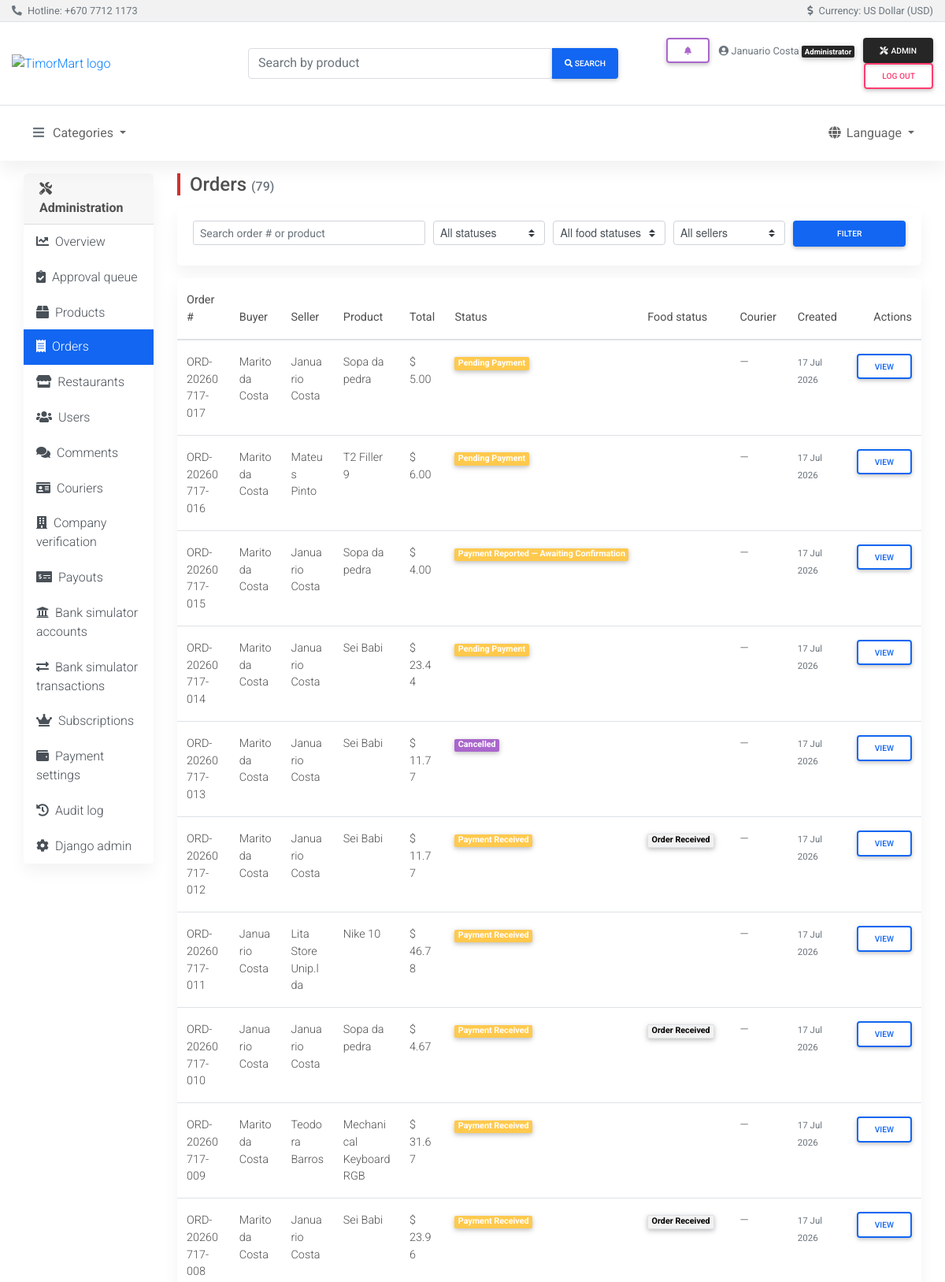
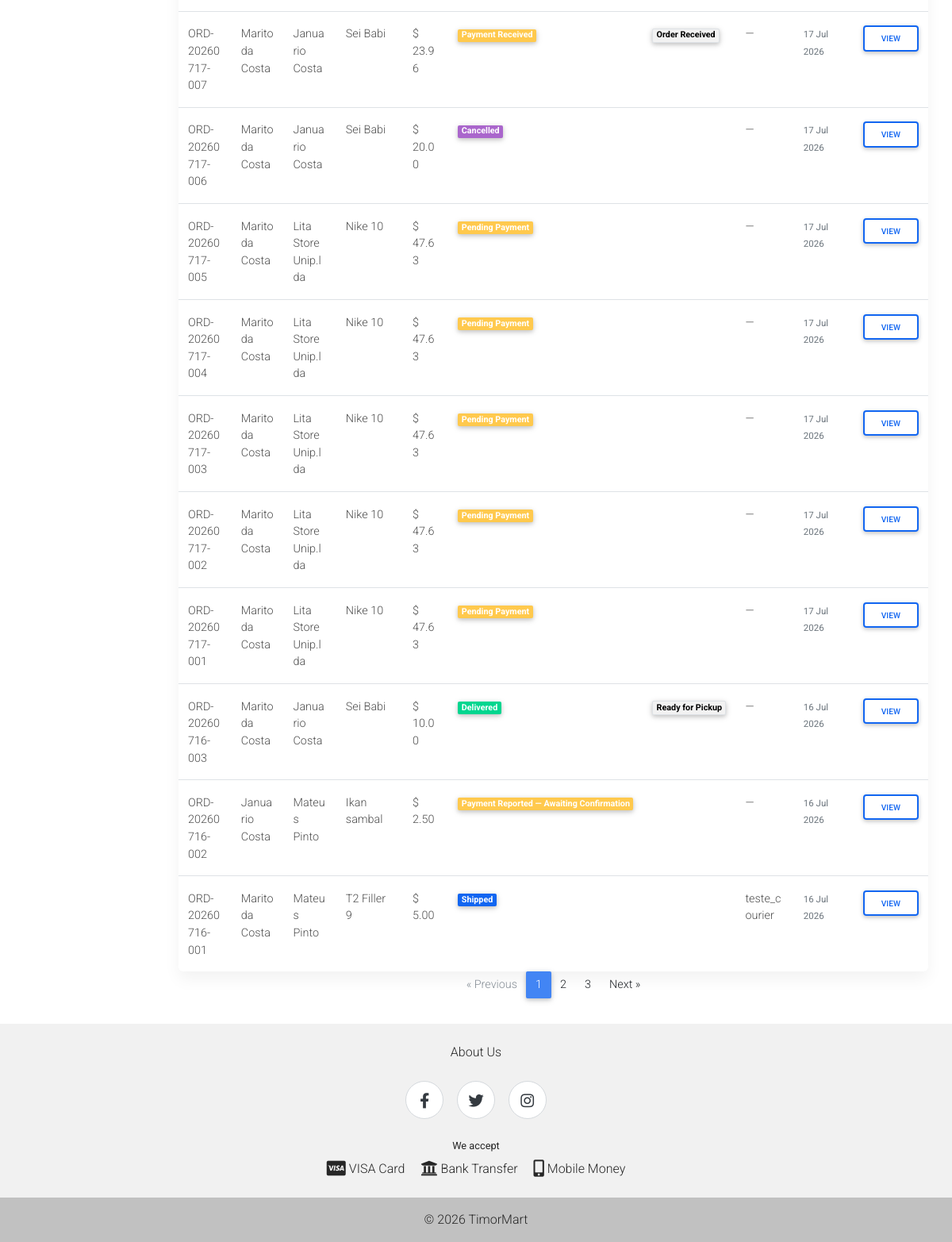
Screenshot of /dashboard/orders/ (signed in) with the database file from the repository (2 pictures, top to bottom).
### olretail/payment_models.py (models this page shows, shortened)
class Order(models.Model):
    order_number = models.CharField(max_length=20, unique=True)
    buyer = models.ForeignKey(User, on_delete=models.PROTECT, related_name='orders')
    seller = models.ForeignKey('olretail.Seller', on_delete=models.PROTECT)
    product = models.ForeignKey('olretail.Product', on_delete=models.PROTECT)
    quantity = models.PositiveIntegerField()
    price_per_unit = models.DecimalField(max_digits=13, decimal_places=2)
    subtotal = models.DecimalField(max_digits=13, decimal_places=2)
    commission_amount = models.DecimalField(max_digits=13, decimal_places=2, default=0)
    payment_fee = models.DecimalField(max_digits=13, decimal_places=2, default=0)
    delivery_fee = models.DecimalField(max_digits=13, decimal_places=2, default=0)
    total = models.DecimalField(max_digits=13, decimal_places=2)
    status = models.CharField(
        max_length=20,
        choices=OrderStatus.choices,
        default=OrderStatus.PENDING_PAYMENT,
        db_index=True,
    )
    food_status = models.CharField(
        max_length=20, choices=FoodOrderStatus.choices, blank=True,
    )
    payment_method = models.CharField(
        max_length=20,
        choices=PaymentMethod.choices,
        default=PaymentMethod.STRIPE,
    )
    payment = models.ForeignKey(
        'Payment', on_delete=models.SET_NULL, null=True, blank=True, related_name='orders'
    )
    created_at = models.DateTimeField(auto_now_add=True)
    payment_reported_at = models.DateTimeField(null=True, blank=True)
    paid_at = models.DateTimeField(null=True, blank=True)
    shipped_at = models.DateTimeField(null=True, blank=True)
    delivered_at = models.DateTimeField(null=True, blank=True)
    delivery_address = models.TextField()
    delivery_city = models.ForeignKey(
        'olretail.City', on_delete=models.PROTECT, null=True, blank=True, related_name='deliveries',
    )
    delivery_phone = models.CharField(max_length=40)
    estimated_delivery = models.DateField(null=True, blank=True)
    courier_name = models.CharField(max_length=100, blank=True)
    tracking_number = models.CharField(max_length=100, blank=True)
    assigned_courier = models.ForeignKey(
        'olretail.Courier', on_delete=models.SET_NULL, null=True, blank=True, related_name='deliveries'
    )
    delivery_photo = models.ImageField(upload_to='delivery_proofs/%Y/%m/', null=True, blank=True)
    buyer_notes = models.TextField(blank=True)
    admin_notes = models.TextField(blank=True)
    class Meta:
        ordering = ['-created_at']
        indexes = [
            models.Index(fields=['buyer', '-created_at']),
            models.Index(fields=['seller', '-created_at']),
            models.Index(fields=['status', '-created_at']),
        ]

### olretail/models.py (models this page shows, shortened)
class Seller(models.Model):
    user = models.OneToOneField(User, on_delete=models.CASCADE)
    address = models.CharField(max_length=255)
    mobile = models.CharField(max_length=40)
    payment_instructions = models.TextField(
        blank=True,
        help_text=_(
            "Bank or mobile money details buyers use to pay you directly "
            "(e.g. bank name, account number, account holder name)."
        ),
    )
    seller_type = models.CharField(
        max_length=20, choices=SellerType.choices, default=SellerType.INDIVIDUAL,
    )
    company_name = models.CharField(max_length=200, blank=True)
    company_tin = models.CharField(max_length=50, blank=True, verbose_name="TIN")
    company_address = models.CharField(max_length=255, blank=True)
    company_bank_account = models.CharField(max_length=100, blank=True)
    business_document = models.ImageField(upload_to="seller_business_docs/", null=True, blank=True)
    verification_status = models.CharField(
        max_length=20, choices=SellerVerificationStatus.choices, default=SellerVerificationStatus.PENDING,
    )
    verification_note = models.TextField(blank=True)
    verified_at = models.DateTimeField(null=True, blank=True)
    verified_by = models.ForeignKey(
        User, on_delete=models.SET_NULL, null=True, blank=True, related_name="sellers_verified"
    )
    @property
    def get_name(self):
        if self.seller_type == SellerType.COMPANY and self.company_name:
            return self.company_name
        return self.user.get_full_name() or self.user.username

class Product(models.Model):
    IMAGE_FIELD_NAMES = ("product_image", "product_image_2", "product_image_3")
    name = models.CharField(max_length=200)
    slug = models.SlugField(max_length=220, unique=True)
    product_image = models.ImageField(upload_to="product_image", null=True, blank=True)
    product_image_2 = models.ImageField(upload_to="product_image", blank=True)
    product_image_3 = models.ImageField(upload_to="product_image", blank=True)
    category = models.ForeignKey(Category, on_delete=models.PROTECT)
    price = models.DecimalField(max_digits=13, decimal_places=2)
    description = models.TextField()
    country = models.ForeignKey(Country, on_delete=models.PROTECT)
    item_location = models.ForeignKey(City, on_delete=models.PROTECT)
    created = models.DateTimeField(auto_now_add=True)
    updated = models.DateTimeField(auto_now=True)
    quantity = models.PositiveIntegerField()
    seller = models.ForeignKey(Seller, on_delete=models.CASCADE)
    status = models.CharField(
        max_length=12,
        choices=ProductStatus.choices,
        default=ProductStatus.PENDING,
        db_index=True,
    )
    moderation_note = models.TextField(blank=True)
    featured = models.BooleanField(default=False)
    condition = models.CharField(max_length=40, choices=CONDITION_CHOICES, default="New")
    size = models.CharField(max_length=50, blank=True, help_text=_("e.g. L, 42, 500ml"))
    pieces_per_unit = models.PositiveIntegerField(
        null=True, blank=True, help_text=_("e.g. 12 pens in a pack")
    )
    units_per_box = models.PositiveIntegerField(
        null=True, blank=True, help_text=_("e.g. 24 packs in a box")
    )
    menu_category = models.ForeignKey(
        MenuCategory, on_delete=models.SET_NULL, null=True, blank=True, related_name="items"
    )
    is_available = models.BooleanField(default=True)
    prep_time_minutes = models.PositiveIntegerField(
        null=True, blank=True, help_text=_("e.g. 20")
    )
    class Meta:
        ordering = ["-created"]

class Courier(models.Model):
    user = models.OneToOneField(User, on_delete=models.CASCADE)
    address = models.CharField(max_length=255, blank=True)
    mobile = models.CharField(max_length=40)
    service_cities = models.ManyToManyField(
        "City",
        blank=True,
        related_name="couriers",
        help_text=_(
            "Cities this courier delivers to. Leave empty if not yet configured "
            "(order dropdowns will show all couriers until this is set)."
        ),
    )
    id_document = models.ImageField(upload_to="courier_ids/", null=True, blank=True)
    deposit_amount = models.DecimalField(max_digits=10, decimal_places=2, default=0)
    verification_status = models.CharField(
        max_length=20,
        choices=CourierVerificationStatus.choices,
        default=CourierVerificationStatus.PENDING,
    )
    verification_note = models.TextField(blank=True)
    verified_at = models.DateTimeField(null=True, blank=True)
    verified_by = models.ForeignKey(
        User, on_delete=models.SET_NULL, null=True, blank=True, related_name="couriers_verified"
    )
    @property
    def get_name(self):
        return self.user.get_full_name() or self.user.username

### dashboard/views.py (the view)
# urls.py: path("orders/", views.orders, name="orders"),
@admin_required
def orders(request):
    qs = Order.objects.select_related("buyer", "seller", "product", "assigned_courier__user").order_by(
        "-created_at"
    )
    q = (request.GET.get("q") or "").strip()
    status = request.GET.get("status") or ""
    food_status = request.GET.get("food_status") or ""
    seller = request.GET.get("seller") or ""
    if q:
        qs = qs.filter(Q(order_number__icontains=q) | Q(product__name__icontains=q))
    if status:
        qs = qs.filter(status=status)
    if food_status:
        qs = qs.filter(food_status=food_status)
    if seller:
        qs = qs.filter(seller_id=seller)
    params = request.GET.copy()
    params.pop("page", None)
    page_obj = Paginator(qs, PAGE_SIZE).get_page(request.GET.get("page"))
    return render(
        request,
        "dashboard/orders.html",
        {
            "section": "orders",
            "page_obj": page_obj,
            "querystring": params.urlencode(),
            "q": q,
            "status": status,
            "food_status": food_status,
            "seller": seller,
            "status_choices": OrderStatus.choices,
            "food_status_choices": FoodOrderStatus.choices,
            "seller_choices": Seller.objects.select_related("user"),
        },
    )

### dashboard/templates/dashboard/orders.html (shortened to what this page needs)
{% extends 'dashboard/base.html' %}
{% load humanize %}
{% block dash_content %}
<div class="d-flex flex-wrap justify-content-between align-items-center mb-3 page-header-bar">
  <h1 class="h4 mb-0">Orders <small class="text-muted h6">({{ page_obj.paginator.count }})</small></h1>
</div>
<form method="get" class="card mb-3">
  <div class="card-body py-3">
    <div class="form-row">
      <div class="col-md-4 mb-2">
        <input type="search" name="q" value="{{ q }}" class="form-control form-control-sm"
               placeholder="Search order # or product" aria-label="Search orders">
      </div>
      <div class="col-md-2 mb-2">
        <select name="status" class="browser-default custom-select custom-select-sm" aria-label="Filter by status">
          <option value="">All statuses</option>
        </select>
      </div>
      <div class="col-md-2 mb-2">
        <select name="food_status" class="browser-default custom-select custom-select-sm" aria-label="Filter by food status">
          <option value="">All food statuses</option>
        </select>
      </div>
      <div class="col-md-2 mb-2">
        <select name="seller" class="browser-default custom-select custom-select-sm" aria-label="Filter by seller">
          <option value="">All sellers</option>
        </select>
      </div>
      <div class="col-md-2 mb-2">
        <button type="submit" class="btn btn-primary btn-sm btn-block m-0">Filter</button>
      </div>
    </div>
  </div>
</form>
<div class="card">
  <div class="table-responsive">
    <table class="table table-hover mb-0">
      <thead>
        <tr>
          <th>Order #</th><th>Buyer</th><th>Seller</th><th>Product</th><th>Total</th>
          <th>Status</th><th>Food status</th><th>Courier</th><th>Created</th><th class="text-right">Actions</th>
        </tr>
      </thead>
      <tbody>
        {% for o in page_obj.object_list %}
        <tr>
          <td>{{ o.order_number }}</td>
          <td>{{ o.buyer.get_full_name|default:o.buyer.username }}</td>
          <td>{{ o.seller.get_name }}</td>
          <td>{{ o.product.name|truncatewords:4 }}</td>
          <td>$ {{ o.total|intcomma }}</td>
          <td>
            {% if o.status == 'delivered' %}<span class="badge badge-success">{{ o.get_status_display }}</span>
            {% elif o.status == 'shipped' %}<span class="badge badge-primary">{{ o.get_status_display }}</span>
            {% elif o.status == 'cancelled' or o.status == 'refunded' %}<span class="badge badge-secondary">{{ o.get_status_display }}</span>
            {% else %}<span class="badge badge-warning">{{ o.get_status_display }}</span>{% endif %}
          </td>
          <td>{% if o.food_status %}<span class="badge badge-light border">{{ o.get_food_status_display }}</span>{% endif %}</td>
          <td>{{ o.assigned_courier.get_name|default:"—" }}</td>
          <td><small class="text-muted">{{ o.created_at|date:"j M Y" }}</small></td>
          <td class="text-right">
            <a href="{% url 'olretail:order_detail' o.id %}" class="btn btn-sm btn-outline-primary my-0">View</a>
          </td>
        </tr>
        {% empty %}
        <tr><td colspan="10" class="text-center text-muted py-4">No orders match these filters.</td></tr>
        {% endfor %}
      </tbody>
    </table>
  </div>
</div>
{% include 'shared/pagination.html' %}
{% endblock %}

### templates/shared/header.html (shortened to what this page needs)
{% load i18n %}
{% load static %}
<header>
  <div class="bg-light border-bottom py-1">
    <div class="container-fluid d-flex flex-wrap justify-content-between align-items-center small text-muted">
      <div>
        <i class="fas fa-phone-alt mr-1" aria-hidden="true"></i>
        {% trans 'Hotline' %}: <a href="tel:+67077121173" class="text-muted">+670 7712 1173</a>
      </div>
      <div>
        <i class="fas fa-dollar-sign mr-1" aria-hidden="true"></i>
        {% trans 'Currency' %}: {% trans 'US Dollar (USD)' %}
      </div>
    </div>
  </div>
  <div class="container-fluid">
    <div class="row jumbotron white border-bottom mb-0 py-3 align-items-center">
      <div class="col-md-3 my-1">
        <a href="{% url 'olretail:index' %}" aria-label="{% trans 'Home' %}">
          <img src="{% static 'mdb/img/logo.png' %}" class="brand-logo" alt="TimorMart logo">
        </a>
      </div>
      <div class="col-md-5 my-1">
        <form action="{% url 'olretail:search' %}" method="get" role="search">
          <div class="md-form md-outline input-group md-input-group w-100 my-0">
            <input type="search" class="form-control mb-0" name="q" value="{{ query|default:'' }}"
                   placeholder="{% trans 'Search by product' %}" aria-label="{% trans 'Search by product' %}">
            <div class="input-group-append">
              <button class="btn btn-primary btn-md px-3 m-0" type="submit">
                <i class="fa fa-search" aria-hidden="true"></i>
                <span class="d-none d-sm-inline"> {% trans 'Search' %}</span>
              </button>
            </div>
          </div>
        </form>
      </div>
      <div class="col-md-4 my-1 text-md-right">
        {% if user.is_authenticated %}
        <div class="dropdown d-inline-block mr-2">
          <a class="btn btn-sm btn-outline-secondary my-0 position-relative" href="#" role="button"
             id="notificationsDropdown" data-toggle="dropdown" aria-haspopup="true" aria-expanded="false"
             aria-label="{% trans 'Notifications' %}">
            <i class="fas fa-bell" aria-hidden="true"></i>
          </a>
        </div>
        <span class="text-muted small mr-2">
          <i class="fas fa-user-circle" aria-hidden="true"></i>
          {{ user.get_full_name|default:user.username }}
          {% if user.is_staff %}<span class="badge badge-dark">{% trans 'Administrator' %}</span>
          {% elif is_buyer and is_seller %}<span class="badge badge-light border">{% trans 'Buyer & Seller' %}</span>
          {% elif is_seller %}<span class="badge badge-light border">{% trans 'Seller' %}</span>
          {% elif is_buyer %}<span class="badge badge-light border">{% trans 'Buyer' %}</span>{% endif %}
        </span>
        {% if user.is_staff %}
        <a href="{% url 'dashboard:overview' %}" class="btn btn-sm btn-dark my-0">
          <i class="fas fa-tools mr-1" aria-hidden="true"></i>{% trans 'Admin' %}
        </a>
        {% endif %}
        <form action="{% url 'accounts:logout' %}" method="post" class="d-inline">
          <button type="submit" class="btn btn-sm btn-outline-danger my-0">{% trans 'Log out' %}</button>
        </form>
        {% else %}
        <a href="{% url 'accounts:login' %}" class="btn btn-sm btn-outline-primary my-0">{% trans 'Sign in' %}</a>
        <a href="{% url 'accounts:register' %}" class="btn btn-sm btn-primary my-0">{% trans 'Sign up' %}</a>
        {% endif %}
      </div>
    </div>
  </div>
  <nav class="navbar navbar-expand-lg sticky-top navbar-light white">
    <div class="container-fluid">
      <div class="collapse navbar-collapse" id="mainNav">
        <ul class="navbar-nav align-items-start">
          <li class="nav-item dropdown">
            <a class="nav-link dropdown-toggle" data-toggle="dropdown" href="#" role="button"
               aria-haspopup="true" aria-expanded="false">
              <i class="fas fa-bars text-muted mr-2" aria-hidden="true"></i>{% trans 'Categories' %}
            </a>
          </li>
        </ul>
        <ul class="navbar-nav ml-md-auto align-items-start">
          <li class="nav-item dropdown">
            <a class="nav-link dropdown-toggle" data-toggle="dropdown" href="#" role="button"
               aria-haspopup="true" aria-expanded="false">
              <i class="fas fa-globe mr-1" aria-hidden="true"></i>{% trans 'Language' %}
            </a>
          </li>
        </ul>
      </div>
    </div>
  </nav>
</header>

### rows the page displays
Order: order_number "ORD-20260717-017", buyer.get_full_name "Marito da Costa", seller.get_name "Januario Costa", product.name "Sopa da pedra", total "5.00", status "Pending Payment", assigned_courier.get_name "—", created_at "17 Jul 2026"
Order: order_number "ORD-20260717-016", buyer.get_full_name "Marito da Costa", seller.get_name "Mateus Pinto", product.name "T2 Filler 9", total "6.00", status "Pending Payment", assigned_courier.get_name "—", created_at "17 Jul 2026"
Order: order_number "ORD-20260717-015", buyer.get_full_name "Marito da Costa", seller.get_name "Januario Costa", product.name "Sopa da pedra", total "4.00", status "Payment Reported — Awaiting Confirmation", assigned_courier.get_name "—", created_at "17 Jul 2026"
Order: order_number "ORD-20260717-014", buyer.get_full_name "Marito da Costa", seller.get_name "Januario Costa", product.name "Sei Babi", total "23.44", status "Pending Payment", assigned_courier.get_name "—", created_at "17 Jul 2026"
Order: order_number "ORD-20260717-013", buyer.get_full_name "Marito da Costa", seller.get_name "Januario Costa", product.name "Sei Babi", total "11.77", status "Cancelled", assigned_courier.get_name "—", created_at "17 Jul 2026"
Order: order_number "ORD-20260717-012", buyer.get_full_name "Marito da Costa", seller.get_name "Januario Costa", product.name "Sei Babi", total "11.77", status "Payment Received", food_status "Order Received", assigned_courier.get_name "—", created_at "17 Jul 2026"
Order: order_number "ORD-20260717-011", buyer.get_full_name "Januario Costa", seller.get_name "Lita Store Unip.lda", product.name "Nike 10", total "46.78", status "Payment Received", assigned_courier.get_name "—", created_at "17 Jul 2026"
Order: order_number "ORD-20260717-010", buyer.get_full_name "Januario Costa", seller.get_name "Januario Costa", product.name "Sopa da pedra", total "4.67", status "Payment Received", food_status "Order Received", assigned_courier.get_name "—", created_at "17 Jul 2026"
Order: order_number "ORD-20260717-009", buyer.get_full_name "Marito da Costa", seller.get_name "Teodora Barros", product.name "Mechanical Keyboard RGB", total "31.67", status "Payment Received", assigned_courier.get_name "—", created_at "17 Jul 2026"
Order: order_number "ORD-20260717-008", buyer.get_full_name "Marito da Costa", seller.get_name "Januario Costa", product.name "Sei Babi", total "23.96", status "Payment Received", food_status "Order Received", assigned_courier.get_name "—", created_at "17 Jul 2026"
Order: order_number "ORD-20260717-007", buyer.get_full_name "Marito da Costa", seller.get_name "Januario Costa", product.name "Sei Babi", total "23.96", status "Payment Received", food_status "Order Received", assigned_courier.get_name "—", created_at "17 Jul 2026"
Order: order_number "ORD-20260717-006", buyer.get_full_name "Marito da Costa", seller.get_name "Januario Costa", product.name "Sei Babi", total "20.00", status "Cancelled", assigned_courier.get_name "—", created_at "17 Jul 2026"
Order: order_number "ORD-20260717-005", buyer.get_full_name "Marito da Costa", seller.get_name "Lita Store Unip.lda", product.name "Nike 10", total "47.63", status "Pending Payment", assigned_courier.get_name "—", created_at "17 Jul 2026"
Order: order_number "ORD-20260717-004", buyer.get_full_name "Marito da Costa", seller.get_name "Lita Store Unip.lda", product.name "Nike 10", total "47.63", status "Pending Payment", assigned_courier.get_name "—", created_at "17 Jul 2026"
Order: order_number "ORD-20260717-003", buyer.get_full_name "Marito da Costa", seller.get_name "Lita Store Unip.lda", product.name "Nike 10", total "47.63", status "Pending Payment", assigned_courier.get_name "—", created_at "17 Jul 2026"
Order: order_number "ORD-20260717-002", buyer.get_full_name "Marito da Costa", seller.get_name "Lita Store Unip.lda", product.name "Nike 10", total "47.63", status "Pending Payment", assigned_courier.get_name "—", created_at "17 Jul 2026"
Order: order_number "ORD-20260717-001", buyer.get_full_name "Marito da Costa", seller.get_name "Lita Store Unip.lda", product.name "Nike 10", total "47.63", status "Pending Payment", assigned_courier.get_name "—", created_at "17 Jul 2026"
Order: order_number "ORD-20260716-003", buyer.get_full_name "Marito da Costa", seller.get_name "Januario Costa", product.name "Sei Babi", total "10.00", status "Delivered", food_status "Ready for Pickup", assigned_courier.get_name "—", created_at "16 Jul 2026"
Order: order_number "ORD-20260716-002", buyer.get_full_name "Januario Costa", seller.get_name "Mateus Pinto", product.name "Ikan sambal", total "2.50", status "Payment Reported — Awaiting Confirmation", assigned_courier.get_name "—", created_at "16 Jul 2026"
Order: order_number "ORD-20260716-001", buyer.get_full_name "Marito da Costa", seller.get_name "Mateus Pinto", product.name "T2 Filler 9", total "5.00", status "Shipped", assigned_courier.get_name "teste_courier", created_at "16 Jul 2026"

### other values shown
{{ user.get_full_name|default:user.username }} "Januario Costa"
{{ page_obj.paginator.count }} "79"
{{ num }} "1"
{{ num }} "2" "3"
